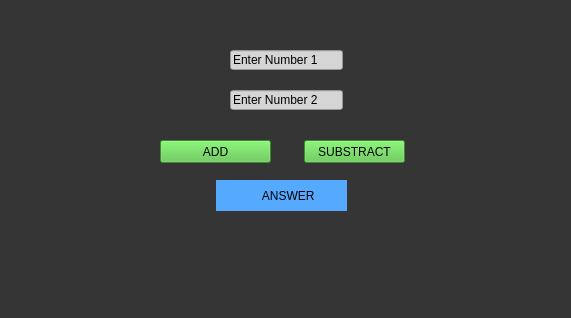
<?xml version="1.0" encoding="UTF-8"?>
<ui version="4.0">
 <class>MainWindow</class>
 <widget class="QMainWindow" name="MainWindow">
  <property name="geometry">
   <rect>
    <x>0</x>
    <y>0</y>
    <width>571</width>
    <height>318</height>
   </rect>
  </property>
  <property name="font">
   <font>
    <family>SF Pro Display</family>
   </font>
  </property>
  <property name="windowTitle">
   <string>MainWindow</string>
  </property>
  <property name="autoFillBackground">
   <bool>false</bool>
  </property>
  <property name="styleSheet">
   <string notr="true">
background-color:rgb(53, 53, 53);</string>
  </property>
  <widget class="QWidget" name="centralwidget">
   <widget class="QLineEdit" name="lineEdit">
    <property name="geometry">
     <rect>
      <x>230</x>
      <y>50</y>
      <width>113</width>
      <height>20</height>
     </rect>
    </property>
    <property name="styleSheet">
     <string notr="true">background-color:rgb(213, 213, 213);</string>
    </property>
    <property name="text">
     <string>Enter Number 1</string>
    </property>
   </widget>
   <widget class="QLineEdit" name="lineEdit_2">
    <property name="geometry">
     <rect>
      <x>230</x>
      <y>90</y>
      <width>113</width>
      <height>20</height>
     </rect>
    </property>
    <property name="styleSheet">
     <string notr="true">background-color:rgb(213, 213, 213);</string>
    </property>
    <property name="text">
     <string>Enter Number 2</string>
    </property>
   </widget>
   <widget class="QPushButton" name="pushButton">
    <property name="geometry">
     <rect>
      <x>160</x>
      <y>140</y>
      <width>111</width>
      <height>23</height>
     </rect>
    </property>
    <property name="styleSheet">
     <string notr="true">background-color:rgb(83, 194, 64);</string>
    </property>
    <property name="text">
     <string>ADD</string>
    </property>
   </widget>
   <widget class="QPushButton" name="pushButton_2">
    <property name="geometry">
     <rect>
      <x>304</x>
      <y>140</y>
      <width>101</width>
      <height>23</height>
     </rect>
    </property>
    <property name="styleSheet">
     <string notr="true">background-color:rgb(83, 194, 64);</string>
    </property>
    <property name="text">
     <string>SUBSTRACT</string>
    </property>
   </widget>
   <widget class="QLabel" name="label">
    <property name="geometry">
     <rect>
      <x>216</x>
      <y>180</y>
      <width>131</width>
      <height>31</height>
     </rect>
    </property>
    <property name="styleSheet">
     <string notr="true">background-color:rgb(85, 170, 255);</string>
    </property>
    <property name="text">
     <string>              ANSWER</string>
    </property>
   </widget>
  </widget>
  <widget class="QMenuBar" name="menubar">
   <property name="geometry">
    <rect>
     <x>0</x>
     <y>0</y>
     <width>571</width>
     <height>21</height>
    </rect>
   </property>
  </widget>
  <widget class="QStatusBar" name="statusbar"/>
 </widget>
 <resources/>
 <connections/>
</ui>
